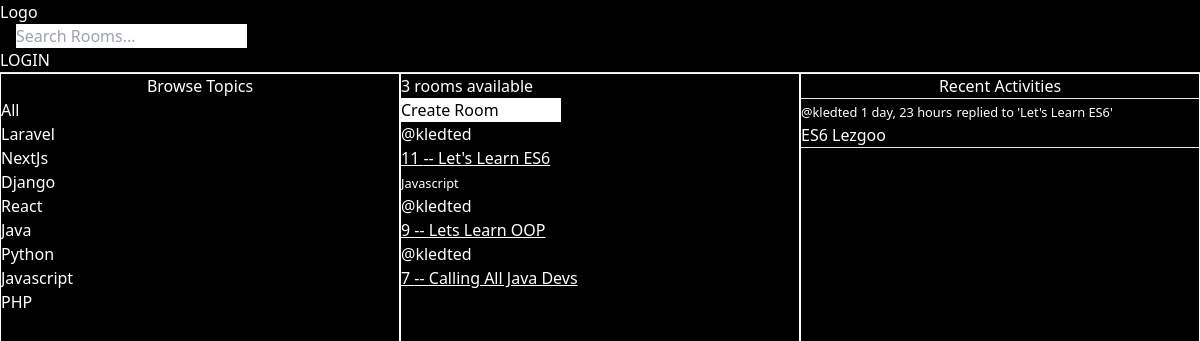
Screenshot of /?q=Java with the database file from the repository.
### base/models.py (models this page shows)
class Topic(models.Model):
    name = models.CharField(max_length=200)
    def __str__(self):
        return self.name

class Room(models.Model):
    host = models.ForeignKey(User, on_delete=models.SET_NULL, null=True)
    topic = models.ForeignKey(Topic, on_delete=models.SET_NULL, null=True)
    name = models.CharField(max_length=200)
    description = models.TextField(null=True, blank=True)
    participants = models.ManyToManyField(User, related_name='participants', blank=True)
    updated = models.DateTimeField(auto_now=True)
    created = models.DateTimeField(auto_now_add=True)
    class Meta:
        ordering = ['-updated', '-created']
    def __str__(self):
        return self.name

class Message(models.Model):
    user = models.ForeignKey(User, on_delete=models.CASCADE)
    room = models.ForeignKey(Room, on_delete=models.CASCADE)
    body = models.TextField()
    updated = models.DateTimeField(auto_now=True)
    created = models.DateTimeField(auto_now_add=True)
    class Meta:
        ordering = ['-updated', '-created']
    def __str__(self):
        return self.body[0:50]

### base/views.py (the view)
# urls.py: path('', views.romr, name='home'),
def romr(request):
    q = request.GET.get('q') if request.GET.get('q') != None else ''
    rooms = Room.objects.filter(Q(topic__name__icontains=q) | Q(name__icontains=q) | Q(description__icontains=q))
    room_count = rooms.count()
    topics = Topic.objects.all()
    room_messages = Message.objects.filter(Q(room__topic__name__icontains=q))
    context = {'rooms': rooms, 'topics': topics, 'room_count': room_count, 'room_messages': room_messages}
    return render(request, 'base/home.html', context)

### base/templates/base/home.html (shortened to what this page needs)
{% extends 'main.html'%} {% block content %}
<div class="grid grid-cols-3">
  <div class="h-screen border border-white">
    {% include 'base/topics_component.html'%}
  </div>
  <div class="flex flex-col border border-white">
    <h5>
      {{room_count}} {% if room_count > 1 %} rooms available {%else %} room
      available {% endif %}
    </h5>
    <a class="text-black bg-white w-40" href="{% url 'create-room' %}"
      >Create Room</a
    >
    {% include 'base/feed_component.html'%}
  </div>
  <div class="border border-white">
    {% include 'base/activity_component.html' %}
  </div>
</div>
{% endblock %}

### base/templates/base/topics_component.html
<h3 class="text-center">Browse Topics</h3>
<div>
  <div>
    <a href="{% url 'home' %}">All</a>
  </div>
  {% for topic in topics%}
  <div>
    <a href="{% url 'home' %}?q={{topic.name}}">{{topic}}</a>
  </div>
  {% endfor %}
</div>

### base/templates/base/feed_component.html (shortened to what this page needs)
<div>
  {% if rooms%} {% for room in rooms %}
  <div>
    <a href="{%url 'profile' room.host.id%}">@{{room.host.username}}</a>
    <a href="{% url 'room' room.id %}" class="underline">
      <h3>{{room.id}} -- {{room.name}}</h3>
    </a>
    <small>{{room.topic.name}}</small>
  </div>
  {% endfor %} {%endif%}
</div>

### base/templates/base/activity_component.html (shortened to what this page needs)
<h5 class="text-center">Recent Activities</h5>
<hr />
{% for message in room_messages %}
<div>
  <small
    ><a href="{% url 'profile' message.user.id%}">@{{message.user}}</a>
    {{message.created|timesince}}</small
  >
  <small>replied to '{{message.room}}'</small>
  <p>{{message}}</p>
  <hr />
</div>
{%endfor%}

### static/main.css (style rules this page uses)
body { background-color: red; }

### rows the page displays
Topic: name "Laravel"
Topic: name "NextJs"
Topic: name "Django"
Topic: name "React"
Topic: name "Java"
Topic: name "Python"
Topic: name "Javascript"
Topic: name "PHP"
Room: host.username "kledted", id "11", name "Let's Learn ES6", topic.name "Javascript"
Room: host.username "kledted", id "9", name "Lets Learn OOP"
Room: host.username "kledted", id "7", name "Calling All Java Devs"
Message: user "kledted", created "1 day, 23 hours", room "Let's Learn ES6", body "ES6 Lezgoo"

### other values shown
{{ room_count }} "3"
